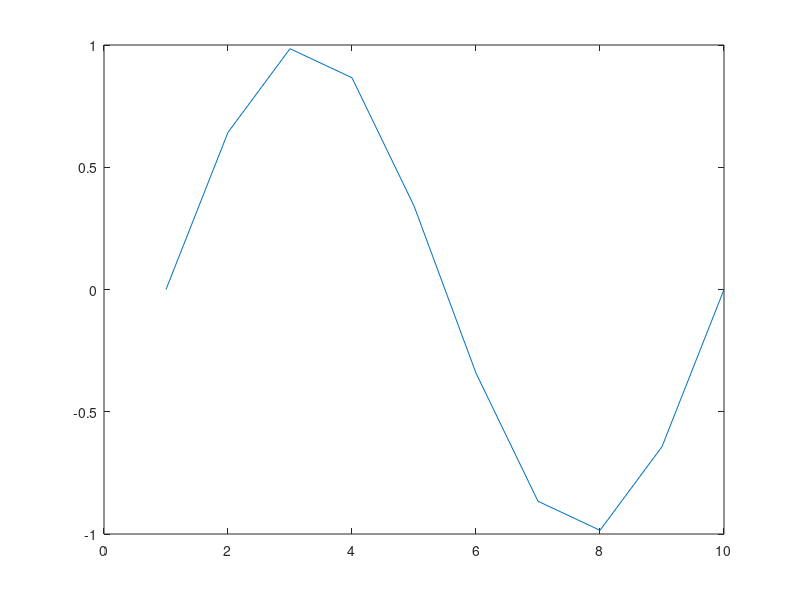
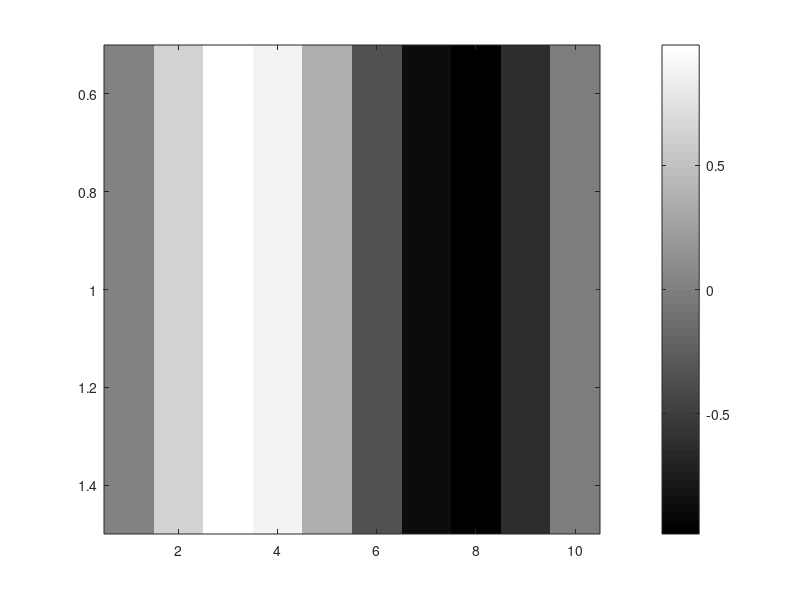

MATLAB code for these plots, in order:
% INITIAL MATLAB COMMANDS

clear all
close all
clc

X = [11 2 13 5
    5 15 4 7       % matrix generation style - 1 
    7 13 9 1];

Y = [11 2 13 5; 5 15 4 7; 7 13 9 1]; % matrix generation style - 2

% change a matrix
A = 5*ones(5)
A(:,2) = [1 2 3 4 6];
A(3,4) = 0;
A

%plotting
x = linspace(0,2*pi,10);
y = sin(x);
figure;
plot(y)
figure;
imagesc(y); colorbar; colormap gray;